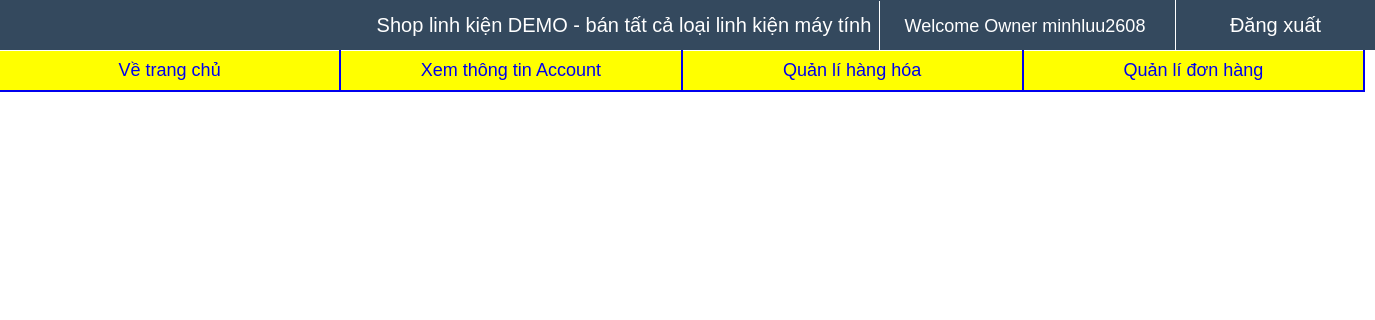
The app's page /Admin/index.php (signed in), older data.
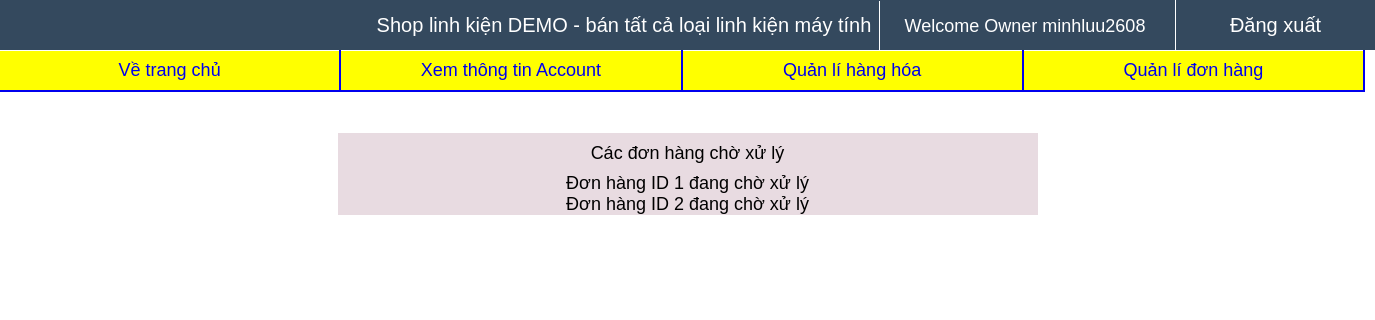
The same page, newer data.
### tables this page shows
CREATE TABLE `donhang` (
  `ID_DH` int(11) NOT NULL,
  `ID_User_KH` int(11) NOT NULL,
  `ID_User_QL` int(11) DEFAULT NULL,
  `Status_DH` varchar(30) NOT NULL,
  `Ngay_Dat` date DEFAULT NULL,
  `Ngay_Giao` date DEFAULT NULL CHECK (`Ngay_Dat` <= `Ngay_Giao`),
  `Tong_tien` int(11) NOT NULL
);

### Admin/HTMLprocess.php (the view, shortened to what this page needs)
<?php
	function showThongBao(){
		$connect = connectDB();
		$query = "Select * from donhang where Status_DH = 'Chờ xử lý'";
		$result = mysqli_query($connect, $query);
		$data = array();
		while($row = mysqli_fetch_array($result, 1)){
			$data[] = $row;
		}
		if(count($data)>0){
			echo "<p class=\"header_content\">Các đơn hàng chờ xử lý</p>";
			for($i=0;$i<count($data);$i++){
				$id = $data[$i]['ID_DH'];
				echo "<p class=\"chitiet_content\"> Đơn hàng ID ".$id." đang chờ xử lý</p>";
			}
		}
	}
?>

Row changes from the older to the newer data that the page shows:
added donhang: ID_DH "1"
added donhang: ID_DH "2"
Text that changed along with them:
text now shown: "Các đơn hàng chờ xử lý"
